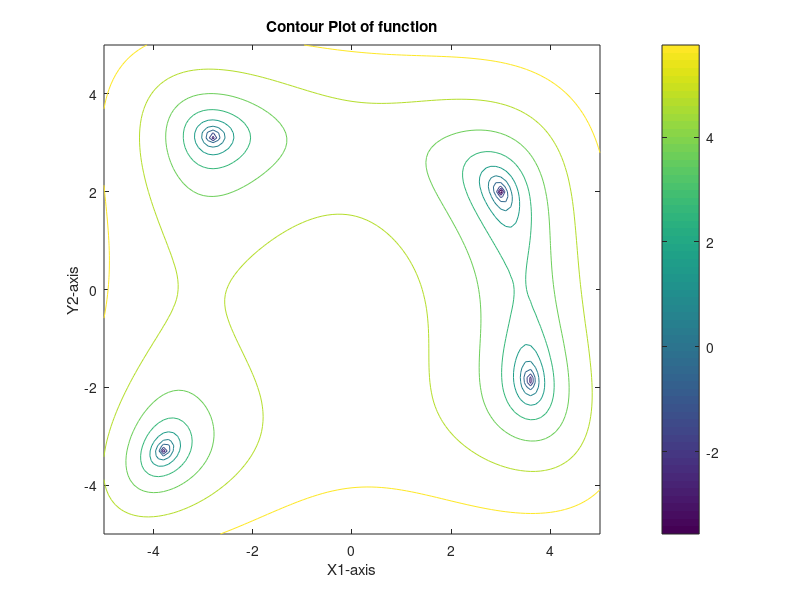

This figure's MATLAB source: (Note: this script raises an error after producing the figure.)

[x1, x2] = meshgrid(-5:0.1:5, -5:0.1:5);
fn= log(0.01+(x1.^2+x2-11).^2+(x1+x2.^2-7).^2);
contour(x1, x2, fn); 



xlabel('X1-axis');
ylabel('Y2-axis');
title('Contour Plot of function');
colorbar;

clc;
clear;
iteration=1000;
swarmSize = 50;
noVariable = 2;
range = [-5, 5];
c = [2, 2];
beta = 0.9; 
vmax = 0.5;
alpha=1;
deltaT=1;



minimumCollection = zeros(4,noVariable);
numberofCollection=0;

while numberofCollection<4
    position = IntializeVelocity(swarmSize, noVariable, range);
    velocity= IntializeVelocity(swarmSize, noVariable,range);
    bestFnValue = zeros(swarmSize, 2);
    bestFnValue=bestFnValue+10000;
    globalBest = zeros(1,2);
    globalBest=globalBest+10000;

    for z = 1:iteration 
        inertiaWeight = 1.4 * beta;
        if inertiaWeight < 0.3
            inertiaWeight = 0.3;
        end
        for k = 1:swarmSize
            fx = EvaluateIndi(position(k,:));
            if fx < EvaluateIndi(bestFnValue(k,:))
                bestFnValue(k,:) = position(k,:);
            end
            if fx < EvaluateIndi(globalBest)
                globalBest(1,:) = position(k,:);
            end
    %         disp(z);
        end
        
        for i = 1:swarmSize
            q = rand();
            r=rand();
            for j = 1:noVariable
                firstterm = inertiaWeight * velocity(i, j);
                secondterm = c(1) * q * (bestFnValue(i,j) - position(i, j));
                thirdterm = c(2) * r * (globalBest(1,j) - position(i, j));
                velocity(i, j) = firstterm + secondterm + thirdterm;
                if (velocity(i, j)) > vmax
                    velocity(i, j) = vmax;
                elseif (velocity(i,j)) < -vmax
                    velocity(i,j)= -vmax;
                end
                position(i, j) = position(i, j) + velocity(i, j);
            end
        end
    end
    functionValue= EvaluateIndi(globalBest);

    
    isIncollection = ismember(round(minimumCollection,1), round(globalBest,1),"rows");
    if ~isIncollection
        numberofCollection = numberofCollection + 1;
        minimumCollection(numberofCollection,1) = globalBest(1);
        minimumCollection(numberofCollection,2)=globalBest(2);
        sprintf('FunctionValue:%d, x(1): %0.10f, x(2):%10f,', functionValue, globalBest(1),globalBest(2))
    end

end


